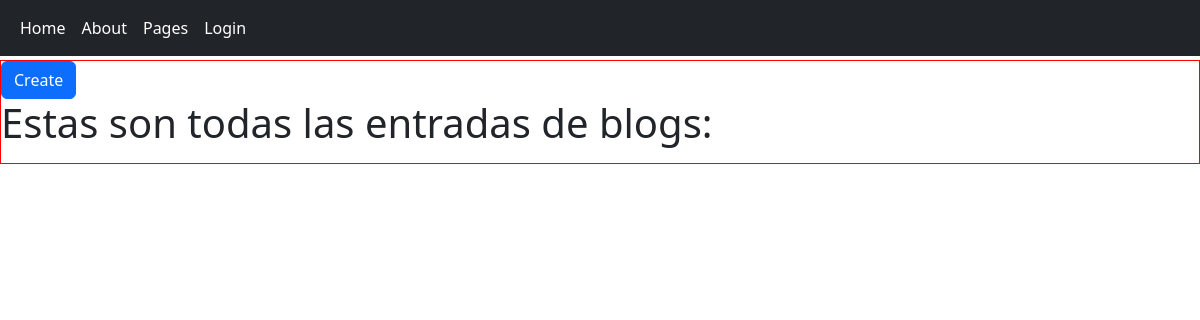
The app's page /AppProyectoFinal/read_blogs/, older data.
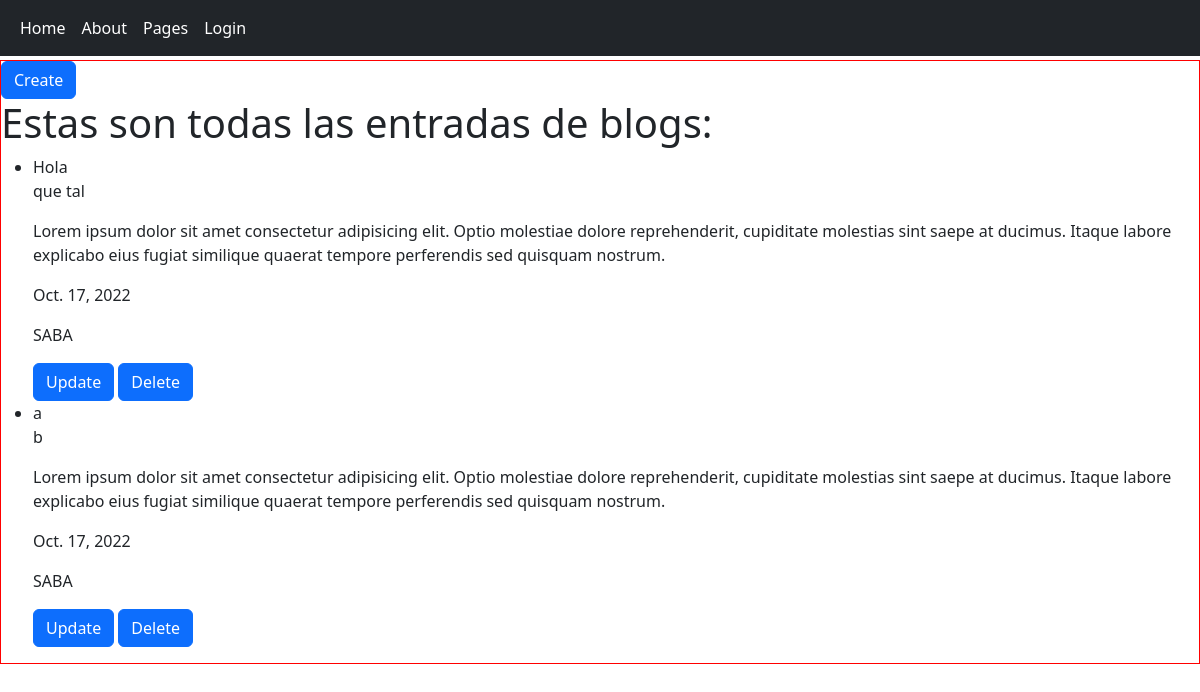
The same page, newer data.
### AppProyectoFinal/models.py (models this page shows, shortened)
class Blog(models.Model):
    titulo = models.CharField(max_length=30)
    subtitulo = models.CharField(max_length=30)
    cuerpo = models.CharField(max_length = 1000)
    autor = models.CharField(max_length=30)
    fecha = models.DateField()
    imagen = models.ImageField(upload_to='images/')

### AppProyectoFinal/views.py (the view)
# urls.py: path('read_blogs/', read_blogs),
def read_blogs(request = None):
    blogs = Blog.objects.all()
    return render(request, 'BlogCRUD/read_blogs.html', {'blogs': blogs})

### AppProyectoFinal/templates/BlogCRUD/read_blogs.html
{% extends "index.html" %}
{% load static %}
{% block contenido %}
    <a class ="btn btn-primary" href="/AppProyectoFinal/create_blogs">Create</a>
    <h1>Estas son todas las entradas de blogs:</h1>
    <ul>
        {% for blog in blogs %}
                <li>{{ blog.titulo }}</li>
                    <p>{{blog.subtitulo}}</p>
                    <p>{{blog.cuerpo}}</p>
                    <p>{{blog.fecha}}</p>
                    <p>{{blog.autor}}</p>
                    <a class ="btn btn-primary" href="/AppProyectoFinal/update_blogs/{{blog.id}}">Update</a>
                    <a class ="btn btn-primary" href="/AppProyectoFinal/delete_blogs/{{blog.id}}">Delete</a>
        {% endfor %}
{% endblock %}

### AppProyectoFinal/templates/index.html (shortened to what this page needs)
<!DOCTYPE html>
<html lang="en">
<head>
    {% load static %}
    <link rel="stylesheet" href="{%static 'css/myestilo.css'%}">
    <link rel="stylesheet" href="{% static '/css/bootstrap.min.css' %}">
</head>
<body>
    <nav class="navbar navbar-expand-md navbar-dark fixed-top bg-dark">
        <div class="container-fluid">
            <div class="collapse navbar-collapse" id="navbarCollapse">
                <ul class="navbar-nav me-auto mb-2 mb-md-0">
                    <li class="nav-item">
                        <a class="nav-link active" aria-current="page" href="/AppProyectoFinal/">Home</a>
                    </li>
                    <li class="nav-item">
                        <a class="nav-link active" aria-current="page" href="/AppProyectoFinal/About">About</a>
                    </li>
                    </li> <li class="nav-item">
                        <a class="nav-link active" aria-current="page" href="/AppProyectoFinal/read_blogs">Pages</a>
                    </li>
                    </li> <li class="nav-item">
                        <a class="nav-link active" aria-current="page" href="/AppProyectoFinal/Login">Login</a>
                    </li>
                </ul>
            </div>
        </div>
    </nav>
    <div class="contenido1">
        {% block contenido %}{% endblock %}
    </div>

### AppProyectoFinal/static/css/myestilo.css (style rules this page uses)
.contenido1 { position: relative; top: 60px; border: 1px solid red; }

Row changes from the older to the newer data that the page shows:
added Blog: titulo "Hola", subtitulo "que tal", cuerpo "Lorem ipsum dolor sit amet consectetur adipisicing elit. Optio molestiae dolore reprehenderit, cupiditate molestias sint saepe at ducimus. Itaque labore explicabo eius fugiat similique quaerat tempore perferendis sed quisquam nostrum.", fecha "Oct. 17, 2022", autor "SABA"
added Blog: titulo "a", subtitulo "b", cuerpo "Lorem ipsum dolor sit amet consectetur adipisicing elit. Optio molestiae dolore reprehenderit, cupiditate molestias sint saepe at ducimus. Itaque labore explicabo eius fugiat similique quaerat tempore perferendis sed quisquam nostrum.", fecha "Oct. 17, 2022", autor "SABA"
